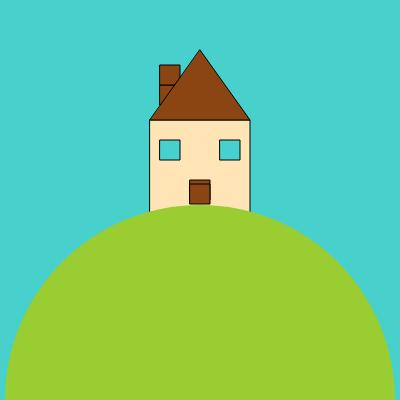
Frame 1 (no input)
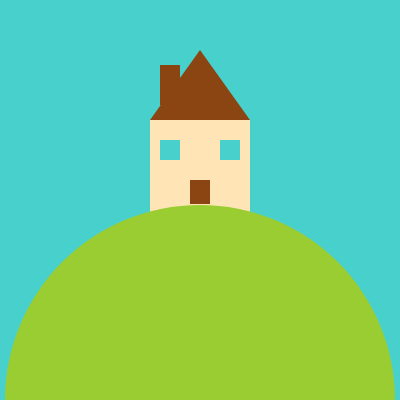
Frame 60 (no input)
Frame 120 (the mouse pressed at the canvas centre since frame 60): identical to frame 60, image omitted

The p5.js sketch that drew these frames (run headless with seeded random() and noise() and a simulated clock; from frame 60 on, the mouse is pressed at the canvas centre):

// p5.js sketch
// ── sketch.js
//let cloud1 = 50
//let cloud2 = 30
//let cloud3 = 70
//let cloud4 = 40
//use these emojis ⭐ 💫 ✨ 😌

function setup() {
  createCanvas(400, 400);
}

function draw() {
  background(72,209,204);
  
  fill(255,228,181);
  square(150,120,100);
  //structure
  
  fill(72,209,204);
  square(160,140,20);
  //left window
  
  fill(72,209,204);
  square(220,140,20);
  //right window
  
  fill(139,69,19);
  square(190,180,20);
  //door1
  
  fill(139,69,19);
  square(190,184,20);
  //door2
  
  fill(139,69,19);
  square(160,85,20);
  //chimney1
  
  fill(139,69,19);
  square(160,65,20);
  //chimney2
  
  fill(139,69,19);
  triangle(150,120,250,120,200,50);
  //gable
  
  noStroke();
  fill(255,255,255);
  fill(154,205,50);
  circle(200,400,390);
  //landscape1
}
//if()
